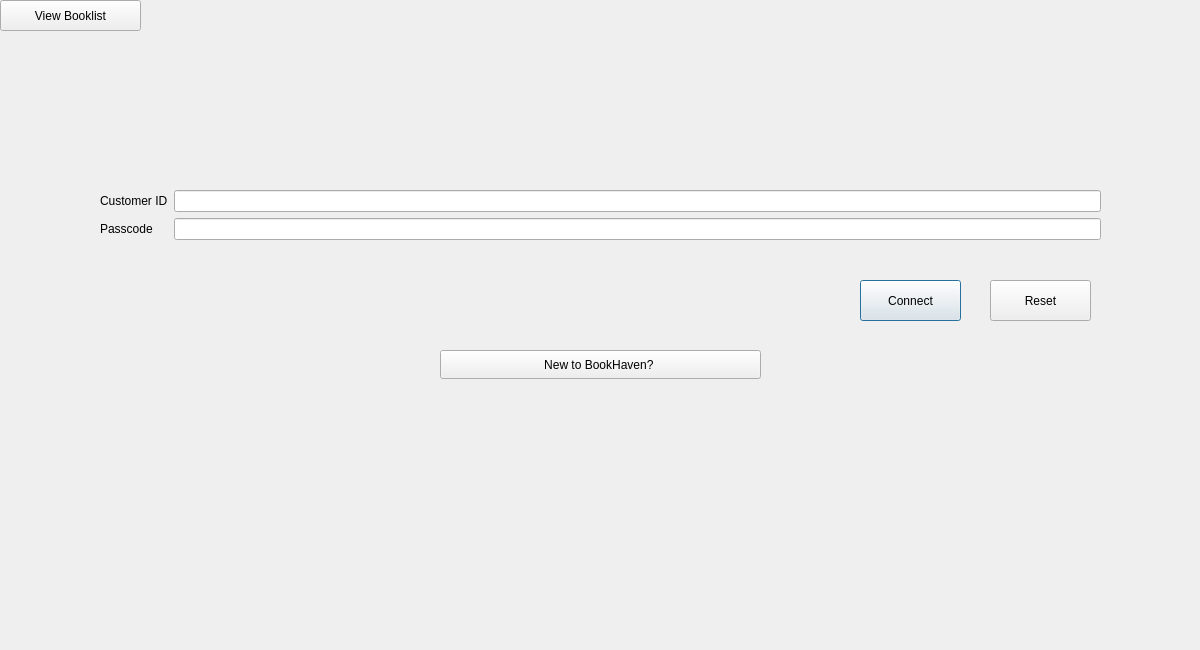
<?xml version="1.0" encoding="UTF-8"?>
<ui version="4.0">
 <class>Customer_login_panel</class>
 <widget class="QDialog" name="Customer_login_panel">
  <property name="windowModality">
   <enum>Qt::WindowModal</enum>
  </property>
  <property name="geometry">
   <rect>
    <x>0</x>
    <y>0</y>
    <width>1200</width>
    <height>650</height>
   </rect>
  </property>
  <property name="windowTitle">
   <string>Connect To BookHaven</string>
  </property>
  <widget class="QWidget" name="formLayoutWidget">
   <property name="geometry">
    <rect>
     <x>100</x>
     <y>190</y>
     <width>1001</width>
     <height>71</height>
    </rect>
   </property>
   <layout class="QFormLayout" name="formLayout">
    <item row="0" column="0">
     <widget class="QLabel" name="label">
      <property name="text">
       <string>Customer ID</string>
      </property>
     </widget>
    </item>
    <item row="1" column="0">
     <widget class="QLabel" name="label_2">
      <property name="text">
       <string>Passcode</string>
      </property>
     </widget>
    </item>
    <item row="1" column="1">
     <widget class="QLineEdit" name="lineEdit_2"/>
    </item>
    <item row="0" column="1">
     <widget class="QLineEdit" name="lineEdit"/>
    </item>
   </layout>
  </widget>
  <widget class="QPushButton" name="pushButton">
   <property name="geometry">
    <rect>
     <x>860</x>
     <y>280</y>
     <width>101</width>
     <height>41</height>
    </rect>
   </property>
   <property name="text">
    <string>Connect</string>
   </property>
  </widget>
  <widget class="QPushButton" name="pushButton_2">
   <property name="geometry">
    <rect>
     <x>990</x>
     <y>280</y>
     <width>101</width>
     <height>41</height>
    </rect>
   </property>
   <property name="text">
    <string>Reset</string>
   </property>
  </widget>
  <widget class="QPushButton" name="pushButton_3">
   <property name="geometry">
    <rect>
     <x>440</x>
     <y>350</y>
     <width>321</width>
     <height>29</height>
    </rect>
   </property>
   <property name="text">
    <string>New to BookHaven? </string>
   </property>
  </widget>
  <widget class="QPushButton" name="pushButton_4">
   <property name="geometry">
    <rect>
     <x>0</x>
     <y>0</y>
     <width>141</width>
     <height>31</height>
    </rect>
   </property>
   <property name="text">
    <string>View Booklist</string>
   </property>
  </widget>
 </widget>
 <resources/>
 <connections/>
</ui>
